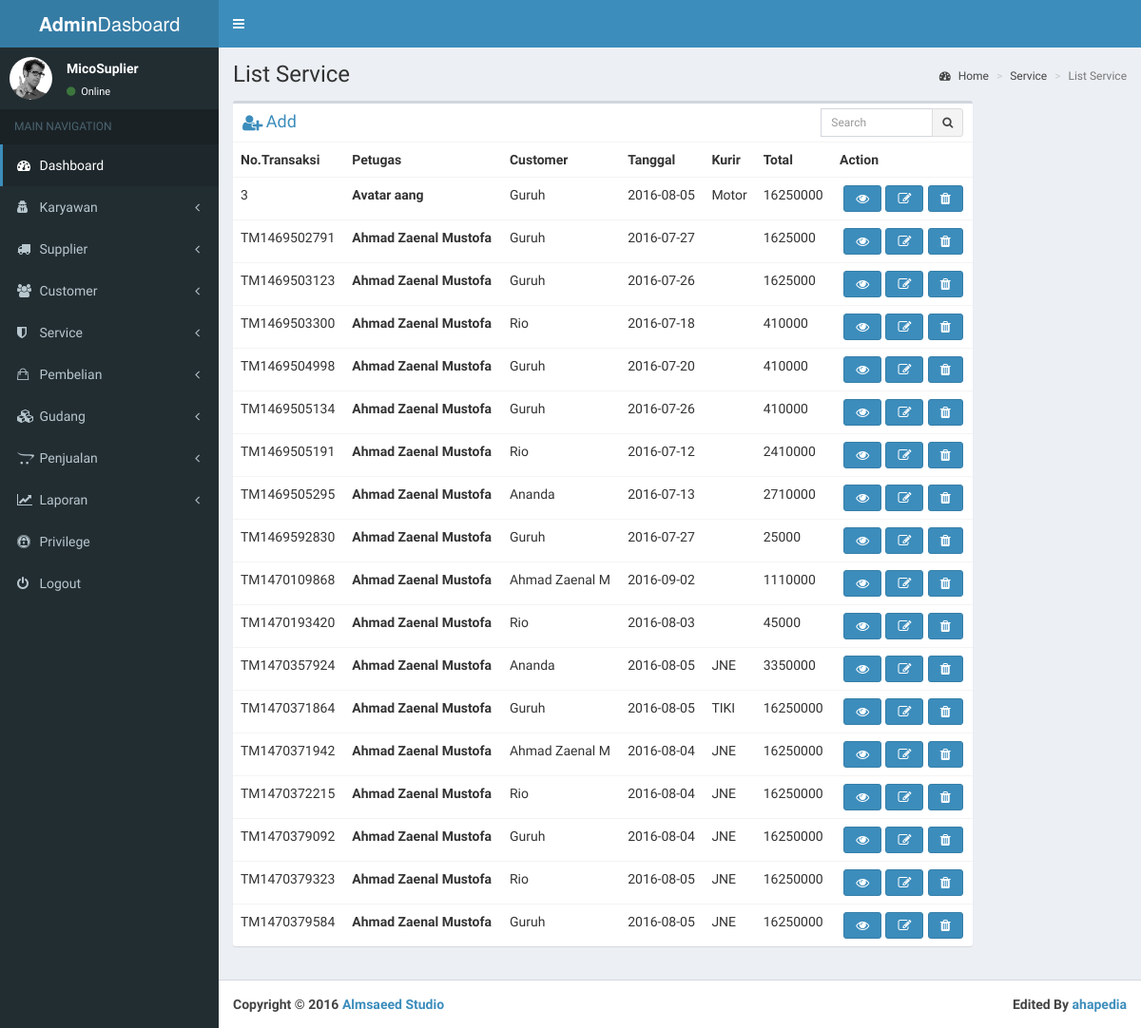
The page /index.php/admin/listPenjualan on the database its author committed.
### tables this page shows
CREATE TABLE `penjualan` (
  `id_transaksi` varchar(100) NOT NULL,
  `id_petugas` varchar(100) NOT NULL,
  `id_customer` varchar(100) NOT NULL,
  `tanggal` date NOT NULL,
  `total` int(11) NOT NULL,
  `kurir` varchar(100) NOT NULL,
  `penggunaan` int(11) NOT NULL
);

CREATE TABLE `petugas` (
  `id_petugas` varchar(100) NOT NULL,
  `nama` varchar(200) NOT NULL,
  `jenkel` varchar(3) NOT NULL,
  `alamat` varchar(500) NOT NULL,
  `hp` varchar(20) NOT NULL,
  `email` varchar(200) NOT NULL,
  `jabatan` varchar(200) NOT NULL,
  `tgl` date NOT NULL,
  `photo_link` varchar(500) NOT NULL,
  `password` varchar(200) NOT NULL
);

CREATE TABLE `customer` (
  `id_customer` varchar(100) NOT NULL,
  `id_institut` varchar(100) NOT NULL,
  `nama` varchar(200) NOT NULL,
  `jenkel` varchar(3) NOT NULL,
  `alamat` varchar(500) NOT NULL,
  `hp` varchar(20) NOT NULL,
  `email` varchar(200) NOT NULL,
  `tgl` date NOT NULL,
  `photo_link` varchar(500) NOT NULL DEFAULT 'default/users.png',
  `jabatan` varchar(100) NOT NULL
);

### application/controllers/Admin.php (called while the page is built, shortened)
<?php
class Admin extends CI_Controller {
	public function listPenjualan()
	{
		$this->load->model('penjualan');
		$data['isi']=$this->penjualan->list_penjualan();
		$this->load->view('dasboard/head');
		$this->load->view('dasboard/header');
		$this->load->view('dasboard/sidebar');
		$this->load->view('dasboard/listPenjualan',$data);
		$this->load->view('dasboard/footer');
	}
}

### index.php (called while the page is built, shortened)
<?php
require_once BASEPATH.'core/CodeIgniter.php';

### application/models/penjualan.php (called while the page is built, shortened)
<?php
class Penjualan extends CI_Model{
	public function list_penjualan(){
		$this->db->reconnect();
			$query = $this->db->query("CALL sp_list_penjualan()");
			if ($query->num_rows() > 0)
			{
			foreach ($query->result() as $row)
			{
					$hasil[] = $row;
			}
			return $hasil;
			}
			else{
				return 0;
			}
	}
}
?>

### application/views/dasboard/listPenjualan.php (the view)
 <div class="content-wrapper">
   <section class="content-header">
     <h1>
       List Service
     </h1>
     <ol class="breadcrumb">
       <li><a href="#"><i class="fa fa-dashboard"></i> Home</a></li>
       <li><a href="#">Service</a></li>
       <li class="active">List Service</li>
     </ol>
   </section>
   <section class="content">
     <div class="row">
       <div class="col-xs-12 col-lg-10">
         <div class="box">
           <div class="box-header">
            <a href="<?php echo base_url() ?>admin/addService"><i class="fa fa-user-plus fa-lg"></i> <strong><h2 class="box-title">Add</h2></strong></a>
             <div class="box-tools">
               <div class="input-group" style="width: 150px;">
                 <input type="text" name="table_search" class="form-control input-sm pull-right" placeholder="Search">
                 <div class="input-group-btn">
                   <button class="btn btn-sm btn-default"><i class="fa fa-search"></i></button>
                 </div>
               </div>
             </div>
           </div>
           <div class="box-body table-responsive no-padding">
             <table class="table table-hover">
               <tr>
                 <th>No.Transaksi</th>
                 <th>Petugas</th>
                 <th>Customer</th>
                 <th>Tanggal</th>
   <th>Kurir</th>
                 <th>Total</th>
  <th>Action</th>
               </tr>
<?php
		if(!empty($isi)){
		foreach($isi as $baris){ ?>
               <tr>
                 <td><?php echo $baris->id_transaksi?></td>
                 <td><strong><?php echo $baris->nama_petugas?></strong></td>
                 <td><?php echo $baris->nama_customer?></td>
                 <td><?php echo $baris->tanggal?></td>
  <td><?php echo $baris->kurir?></td>
                 <td><?php echo $baris->total?></td>
  <th>
  <div class="btn-group btn-group-lg">
	<a href="#"><li class="fa  fa-trash btn btn-primary pull-right" data-toggle="tooltip" data-placement="top" title="Delete"></li></a>
	<a style="cursor: pointer;" data-toggle="modal" data-target="#myModal"><li class="fa fa-pencil-square-o btn btn-primary pull-right " data-toggle="tooltip" data-placement="top" title="Edit"></li></a>
	<a href="#"><li class="fa fa-eye btn btn-primary pull-right" data-toggle="tooltip" data-placement="top" title="View"></li></a>
</div>
  </th>
               </tr>
<?php }}
			else{
				echo "Belum ada data Service";
			}
		?>
             </table>
           </div>
         </div>
       </div>
     </div>
   </section>
 </div>

### rows shown on the page
penjualan: id_transaksi "3", id_petugas.nama "Avatar aang", id_customer.nama "Guruh", tanggal "2016-08-05", kurir "Motor", total "16250000"
penjualan: id_transaksi "TM1469502791", id_petugas.nama "Ahmad Zaenal Mustofa", id_customer.nama "Guruh", tanggal "2016-07-27", total "1625000"
penjualan: id_transaksi "TM1469503123", id_petugas.nama "Ahmad Zaenal Mustofa", id_customer.nama "Guruh", tanggal "2016-07-26", total "1625000"
penjualan: id_transaksi "TM1469503300", id_petugas.nama "Ahmad Zaenal Mustofa", id_customer.nama "Rio", tanggal "2016-07-18", total "410000"
penjualan: id_transaksi "TM1469504998", id_petugas.nama "Ahmad Zaenal Mustofa", id_customer.nama "Guruh", tanggal "2016-07-20", total "410000"
penjualan: id_transaksi "TM1469505134", id_petugas.nama "Ahmad Zaenal Mustofa", id_customer.nama "Guruh", tanggal "2016-07-26", total "410000"
penjualan: id_transaksi "TM1469505191", id_petugas.nama "Ahmad Zaenal Mustofa", id_customer.nama "Rio", tanggal "2016-07-12", total "2410000"
penjualan: id_transaksi "TM1469505295", id_petugas.nama "Ahmad Zaenal Mustofa", id_customer.nama "Ananda", tanggal "2016-07-13", total "2710000"
penjualan: id_transaksi "TM1469592830", id_petugas.nama "Ahmad Zaenal Mustofa", id_customer.nama "Guruh", tanggal "2016-07-27", total "25000"
penjualan: id_transaksi "TM1470109868", id_petugas.nama "Ahmad Zaenal Mustofa", id_customer.nama "Ahmad Zaenal M", tanggal "2016-09-02", total "1110000"
penjualan: id_transaksi "TM1470193420", id_petugas.nama "Ahmad Zaenal Mustofa", id_customer.nama "Rio", tanggal "2016-08-03", total "45000"
penjualan: id_transaksi "TM1470357924", id_petugas.nama "Ahmad Zaenal Mustofa", id_customer.nama "Ananda", tanggal "2016-08-05", kurir "JNE", total "3350000"
penjualan: id_transaksi "TM1470371864", id_petugas.nama "Ahmad Zaenal Mustofa", id_customer.nama "Guruh", tanggal "2016-08-05", kurir "TIKI", total "16250000"
penjualan: id_transaksi "TM1470371942", id_petugas.nama "Ahmad Zaenal Mustofa", id_customer.nama "Ahmad Zaenal M", tanggal "2016-08-04", kurir "JNE", total "16250000"
penjualan: id_transaksi "TM1470372215", id_petugas.nama "Ahmad Zaenal Mustofa", id_customer.nama "Rio", tanggal "2016-08-04", kurir "JNE", total "16250000"
penjualan: id_transaksi "TM1470379092", id_petugas.nama "Ahmad Zaenal Mustofa", id_customer.nama "Guruh", tanggal "2016-08-04", kurir "JNE", total "16250000"
penjualan: id_transaksi "TM1470379323", id_petugas.nama "Ahmad Zaenal Mustofa", id_customer.nama "Rio", tanggal "2016-08-05", kurir "JNE", total "16250000"
penjualan: id_transaksi "TM1470379584", id_petugas.nama "Ahmad Zaenal Mustofa", id_customer.nama "Guruh", tanggal "2016-08-05", kurir "JNE", total "16250000"
